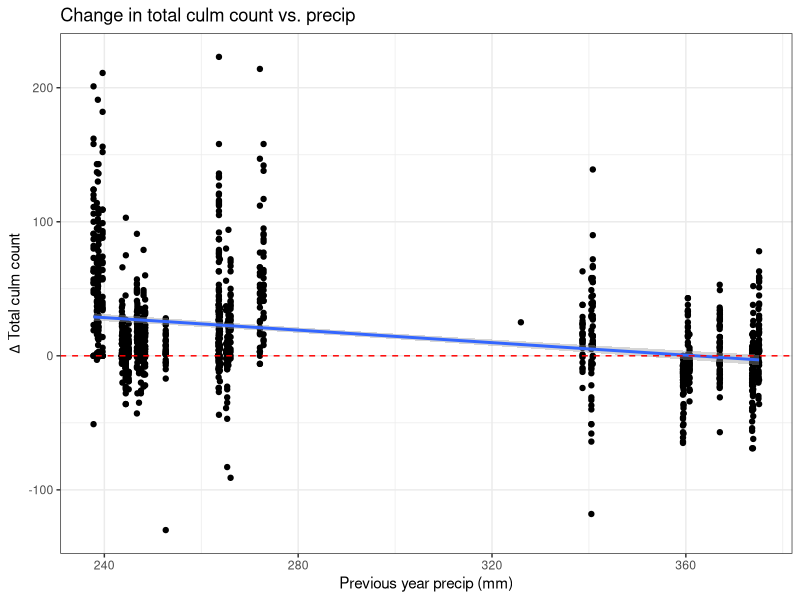
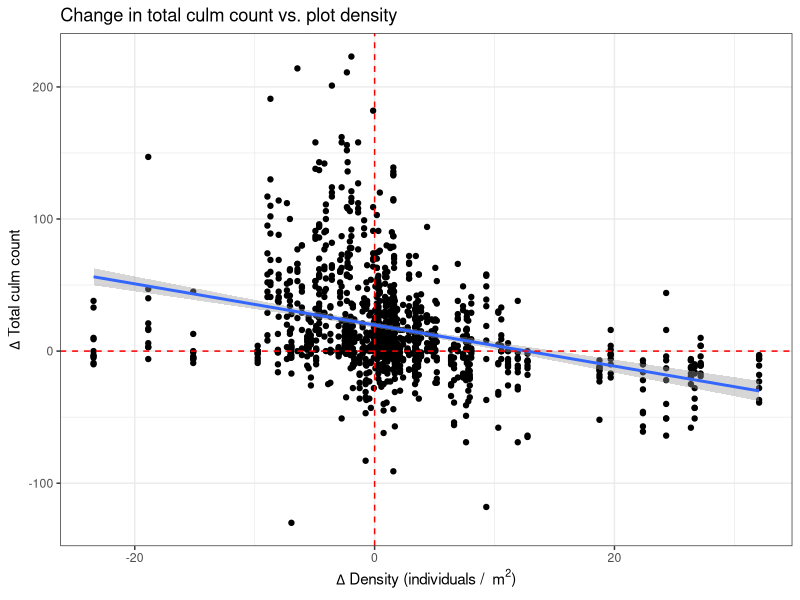
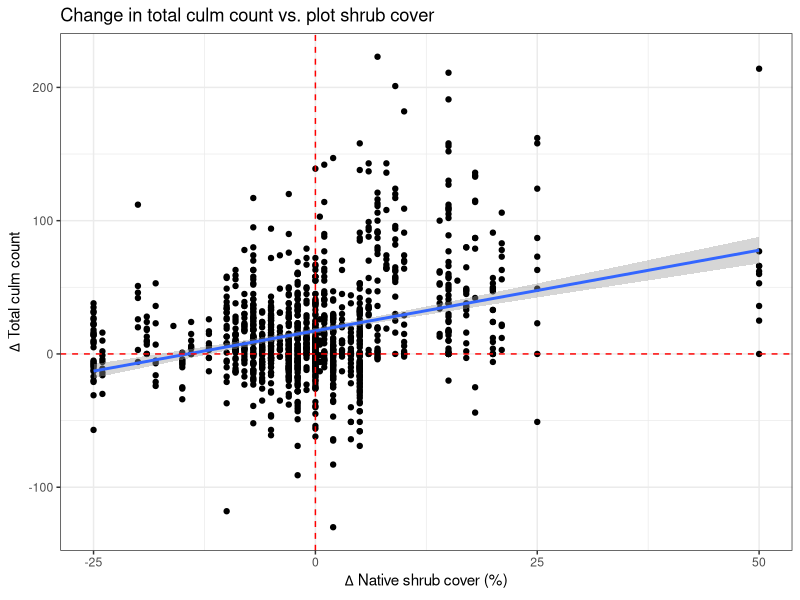
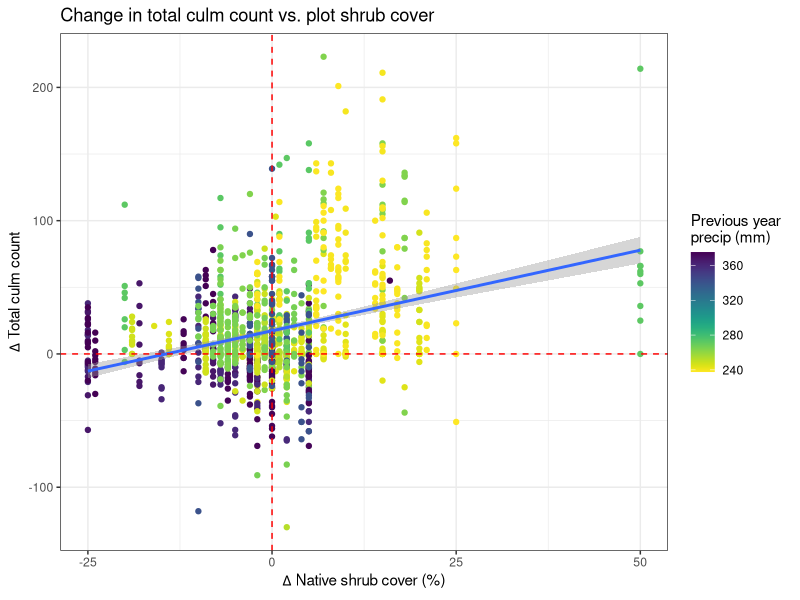
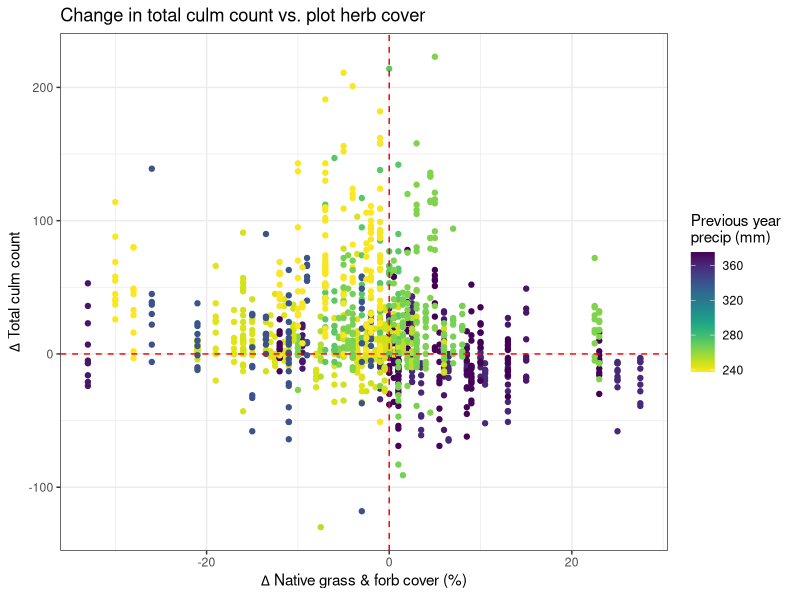
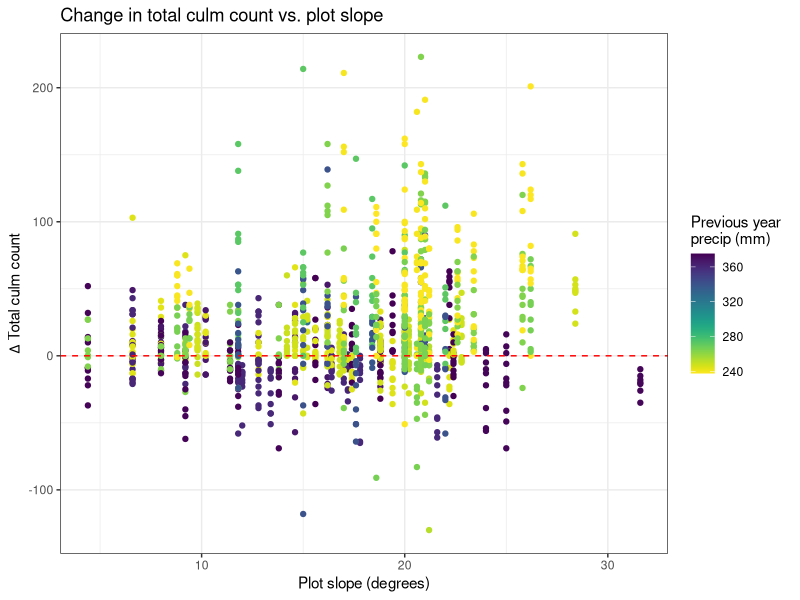
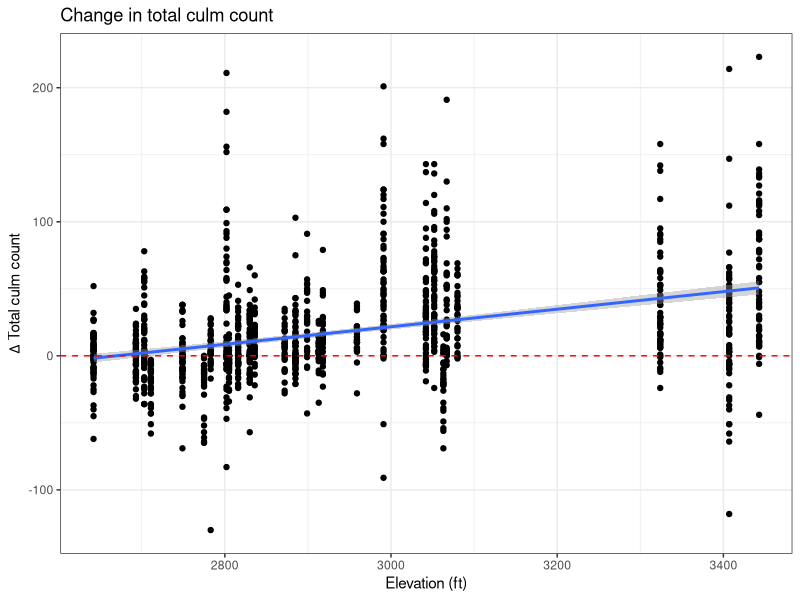
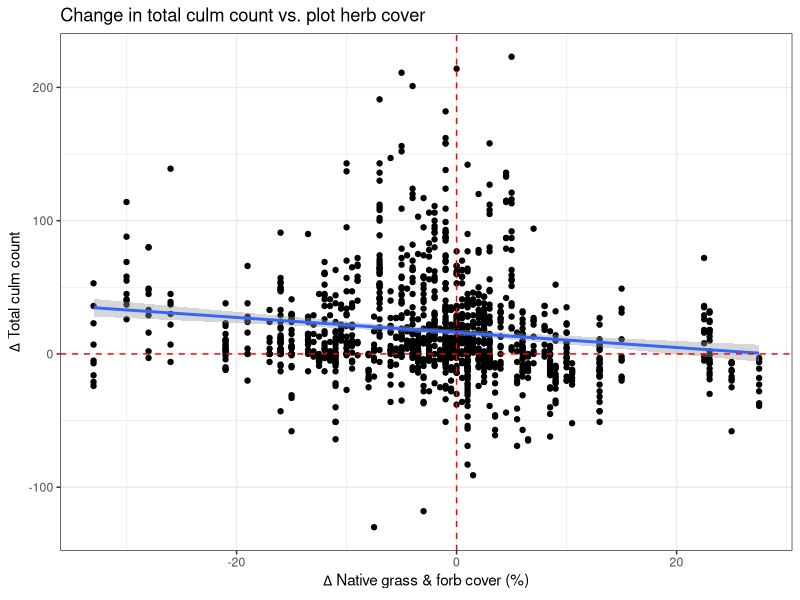

These charts were generated, in order, by the following R code: (Note: this script raises an error after producing the figures.)
# Created: 2025-04-28
# Updated: 2025-04-28

# Purpose: Visualize relationships relevant to linear models (from 06.2.R).

library(tidyverse)
library(scales)
library(viridis)

# Load data ---------------------------------------------------------------

dat <- read_csv("data/cleaned/04_demography-data_clean.csv")
culm.change.raw <- read_csv("data/cleaned/04_change-in-culm-density-cover_clean.csv")


# Data wrangling ----------------------------------------------------------

# Remove flat obs
culm.change <- culm.change.raw %>% 
  filter(Aspect != "flat")


# Separate out plot-level data and remove flat
dat.plot <- dat %>% 
  select(-Plant_ID, -Vegetative_culms, -Reproductive_culms, -Total_Live_Culms, -Longestleaflength_cm) %>% 
  distinct(.keep_all = TRUE) %>% 
  filter(Aspect != "flat")

plot.change <- culm.change %>% 
  select(-Plant_ID, -Vegetative_culms, -Reproductive_culms, -Total_Live_Culms, -Longestleaflength_cm,
         -Change_Reproductive_culms, -Change_Total_Live_Culms) %>% 
  distinct(.keep_all = TRUE) %>% 
  filter(Aspect != "flat")


# Aspects at each site ----------------------------------------------------

dat %>% 
  filter(Site == "ApachePeak") %>% 
  count(Aspect) # E, S, W, flat
dat %>% 
  filter(Site == "KinneyHill") %>% 
  count(Aspect) # E, S, SW, W
dat %>% 
  filter(Site == "LomaVerde") %>% 
  count(Aspect) # S, SW, W
dat %>% 
  filter(Site == "TumamocHill") %>% 
  count(Aspect) # E, N, S, W



# Precip ------------------------------------------------------------------

# 30-year averages by site
dat.plot %>% 
  select(Site, Transect, MAP) %>% 
  distinct(.keep_all = TRUE) %>% 
  print(n = 27)

map.avg <- dat.plot %>% 
  select(Site, Transect, MAP) %>% 
  distinct(.keep_all = TRUE) %>% 
  group_by(Site) %>% 
  summarise(MAP_avg = mean(MAP))
map.avg



# Change in total culms ---------------------------------------------------

## Total change: Significant ----------------------------------------------

# Total change: Linear regression by Prev_year_precip
total.change.precip.lm <- culm.change %>% 
  ggplot(aes(x = Prev_year_precip, y = Change_Total_Live_Culms)) +
  geom_point() +
  geom_smooth(method = "lm") +
  theme_bw() +
  xlab("Previous year precip (mm)") +
  ggtitle("Change in total culm count vs. precip") +
  labs(y = expression(Delta ~ "Total culm count")) +
  geom_hline(yintercept = 0,
             linetype = "dashed",
             color = "red")  
total.change.precip.lm

# Total change: linear regression by buffelgrass density (change)
total.change.bgden.lm <- culm.change %>% 
  ggplot(aes(x = Change_BGDensity, y = Change_Total_Live_Culms)) +
  geom_point() +
  geom_smooth(method = "lm") +
  theme_bw() +
  geom_hline(yintercept = 0,
             linetype = "dashed",
             color = "red") +
  geom_vline(xintercept = 0,
             linetype = "dashed",
             color = "red") +
  labs(y = expression(Delta ~ "Total culm count"),
       x = expression(Delta ~ paste("Density (individuals /  ", m^2, ")")),
       title = "Change in total culm count vs. plot density")
total.change.bgden.lm

# Total change: linear regression by shrub cover (change)
total.change.shrub.lm <- culm.change %>% 
  ggplot(aes(x = Change_ShrubCover, y = Change_Total_Live_Culms)) +
  geom_point() +
  geom_smooth(method = "lm") +
  theme_bw() +
  geom_hline(yintercept = 0,
             linetype = "dashed",
             color = "red") +
  geom_vline(xintercept = 0,
             linetype = "dashed",
             color = "red") +
  labs(y = expression(Delta ~ "Total culm count"),
       x = expression(Delta ~ "Native shrub cover (%)"),
       title = "Change in total culm count vs. plot shrub cover")
total.change.shrub.lm

# Total change: linear regression by shrub cover (change) and Prev_year_precip
total.change.shrub.prevprecip.lm <- culm.change %>% 
  ggplot(aes(x = Change_ShrubCover, y = Change_Total_Live_Culms)) +
  geom_point(aes(color = Prev_year_precip)) +
  geom_smooth(method = "lm") +
  theme_bw() +
  scale_color_viridis(option = "viridis", direction = -1,
                      name = "Previous year \nprecip (mm)") +
  geom_hline(yintercept = 0,
             linetype = "dashed",
             color = "red") +
  geom_vline(xintercept = 0,
             linetype = "dashed",
             color = "red") +
  labs(y = expression(Delta ~ "Total culm count"),
       x = expression(Delta ~ "Native shrub cover (%)"),
       title = "Change in total culm count vs. plot shrub cover")
total.change.shrub.prevprecip.lm

# Total change: scatterplot by herb cover (change) and Prev_year_precip
total.change.herb.prevprecip <- culm.change %>% 
  ggplot(aes(x = Change_HerbCover, y = Change_Total_Live_Culms)) +
  geom_point(aes(color = Prev_year_precip)) +
  theme_bw() +
  scale_color_viridis(option = "viridis", direction = -1,
                      name = "Previous year \nprecip (mm)") +
  geom_hline(yintercept = 0,
             linetype = "dashed",
             color = "red") +
  geom_vline(xintercept = 0,
             linetype = "dashed",
             color = "red") +
  labs(y = expression(Delta ~ "Total culm count"),
       x = expression(Delta ~ "Native grass & forb cover (%)"),
       title = "Change in total culm count vs. plot herb cover")
total.change.herb.prevprecip

# Total change: scatterplot PlotSlope and Prev_year_precip
total.change.plotslope.prevprecip <- culm.change %>% 
  ggplot(aes(x = PlotSlope, y = Change_Total_Live_Culms, color = Prev_year_precip)) +
  geom_point() +
  theme_bw() +
  scale_color_viridis(option = "viridis", direction = -1,
                      name = "Previous year \nprecip (mm)") +
  geom_hline(yintercept = 0,
             linetype = "dashed",
             color = "red") +
  labs(y = expression(Delta ~ "Total culm count"),
       x = "Plot slope (degrees)",
       title = "Change in total culm count vs. plot slope") 
total.change.plotslope.prevprecip

# Total change: Linear regression by Elevation
total.change.all.elev.lm <- culm.change %>% 
  ggplot(aes(x = Elevation_ft, y = Change_Total_Live_Culms)) +
  geom_point() +
  geom_smooth(method = "lm") +
  theme_bw() +
  xlab("Elevation (ft)") +
  ggtitle("Change in total culm count") +
  labs(y = expression(Delta ~ "Total culm count")) +
  geom_hline(yintercept = 0,
             linetype = "dashed",
             color = "red")  
total.change.all.elev.lm


## Total change: Not significant ------------------------------------------

# Total change: linear regression by herb cover (change)
total.change.herb.lm <- culm.change %>% 
  ggplot(aes(x = Change_HerbCover, y = Change_Total_Live_Culms)) +
  geom_point() +
  geom_smooth(method = "lm") +
  theme_bw() +
  geom_hline(yintercept = 0,
             linetype = "dashed",
             color = "red") +
  geom_vline(xintercept = 0,
             linetype = "dashed",
             color = "red") +
  labs(y = expression(Delta ~ "Total culm count"),
       x = expression(Delta ~ "Native grass & forb cover (%)"),
       title = "Change in total culm count vs. plot herb cover")
total.change.herb.lm

# Total change: linear regression by herb cover (change) and previous year precipitation
total.change.herb.prevprecip.lm <- culm.change %>% 
  ggplot(aes(x = Change_HerbCover, y = Change_Total_Live_Culms)) +
  geom_point(aes(color = Prev_year_precip)) +
  geom_smooth(method = "lm") +
  theme_bw() +
  scale_color_viridis(option = "viridis", direction = -1,
                      name = "Previous year \nprecip (mm)") +
  geom_hline(yintercept = 0,
             linetype = "dashed",
             color = "red") +
  geom_vline(xintercept = 0,
             linetype = "dashed",
             color = "red") +
  labs(y = expression(Delta ~ "Total culm count"),
       x = expression(Delta ~ "Native grass & forb cover (%)"),
       title = "Change in total culm count vs. plot herb cover")
total.change.herb.prevprecip.lm

# Total change: scatterplot buffelgrass density (change) and Prev_year_precip
total.change.bgden.prevprecip <- culm.change %>% 
  ggplot(aes(x = Change_BGDensity, y = Change_Total_Live_Culms, color = Prev_year_precip)) +
  geom_point() +
  theme_bw() +
  scale_color_viridis(option = "viridis", direction = -1,
                      name = "Previous year \nprecip (mm)") +
  geom_hline(yintercept = 0,
             linetype = "dashed",
             color = "red") +
  geom_vline(xintercept = 0,
             linetype = "dashed",
             color = "red") +
  labs(y = expression(Delta ~ "Total culm count"),
       x = expression(Delta ~ paste("Density (individuals /  ", m^2, ")")),
       title = "Change in total culm count vs. plot density") 
total.change.bgden.prevprecip

# Total change: linear regression buffelgrass density (change) and Prev_year_precip
total.change.bgden.prevprecip.lm <- culm.change %>% 
  ggplot(aes(x = Change_BGDensity, y = Change_Total_Live_Culms)) +
  geom_point(aes(color = Prev_year_precip)) +
  geom_smooth(method = "lm") +
  theme_bw() +
  scale_color_viridis(option = "viridis", direction = -1,
                      name = "Previous year \nprecip (mm)") +
  geom_hline(yintercept = 0,
             linetype = "dashed",
             color = "red") +
  geom_vline(xintercept = 0,
             linetype = "dashed",
             color = "red") +
  labs(y = expression(Delta ~ "Total culm count"),
       x = expression(Delta ~ paste("Density (individuals /  ", m^2, ")")),
       title = "Change in total culm count vs. plot density") 
total.change.bgden.prevprecip.lm



# Change in reproductive culms --------------------------------------------

## Repro change: Significant ----------------------------------------------

# Repro change: linear regression by buffelgrass density (change)
repro.change.bgden.lm <- culm.change %>% 
  ggplot(aes(x = Change_BGDensity, y = Change_Reproductive_culms)) +
  geom_point() +
  geom_smooth(method = "lm") +
  theme_bw() +
  geom_hline(yintercept = 0,
             linetype = "dashed",
             color = "red") +
  geom_vline(xintercept = 0,
             linetype = "dashed",
             color = "red") +
  labs(y = expression(Delta ~ "Reproductive culm count"),
       x = expression(Delta ~ paste("Density (individuals /  ", m^2, ")")),
       title = "Change in reproductive culm count vs. plot density")
repro.change.bgden.lm

# Repro change: linear regression by shrub cover (change)
repro.change.shrub.lm <- culm.change %>% 
  ggplot(aes(x = Change_ShrubCover, y = Change_Reproductive_culms)) +
  geom_point() +
  geom_smooth(method = "lm") +
  theme_bw() +
  geom_hline(yintercept = 0,
             linetype = "dashed",
             color = "red") +
  geom_vline(xintercept = 0,
             linetype = "dashed",
             color = "red") +
  labs(y = expression(Delta ~ "Reproductive culm count"),
       x = expression(Delta ~ "Native shrub cover (%)"),
       title = "Change in reproductive culm count vs. plot shrub cover")
repro.change.shrub.lm

# Repro change: linear regression by herb cover (change)
repro.change.herb.lm <- culm.change %>% 
  ggplot(aes(x = Change_HerbCover, y = Change_Reproductive_culms)) +
  geom_point() +
  geom_smooth(method = "lm") +
  theme_bw() +
  geom_hline(yintercept = 0,
             linetype = "dashed",
             color = "red") +
  geom_vline(xintercept = 0,
             linetype = "dashed",
             color = "red") +
  labs(y = expression(Delta ~ "Reproductive culm count"),
       x = expression(Delta ~ "Native grass and forb cover (%)"),
       title = "Change in reproductive culm count vs. plot herb cover")
repro.change.herb.lm

# Repro change: scatterplot buffelgrass density (change) and Prev_year_precip
repro.change.bgden.prevprecip <- culm.change %>% 
  ggplot(aes(x = Change_BGDensity, y = Change_Reproductive_culms, color = Prev_year_precip)) +
  geom_point() +
  theme_bw() +
  scale_color_viridis(option = "viridis", direction = -1,
                      name = "Previous year \nprecip (mm)") +
  geom_hline(yintercept = 0,
             linetype = "dashed",
             color = "red") +
  geom_vline(xintercept = 0,
             linetype = "dashed",
             color = "red") +
  labs(y = expression(Delta ~ "Reproductive culm count"),
       x = expression(Delta ~ paste("Density (individuals /  ", m^2, ")")),
       title = "Change in reproductive culm count vs. plot density") 
repro.change.bgden.prevprecip

# Repro change: Aspect, all conditions (boxplot)
repro.change.all.aspect <- culm.change %>% 
  ggplot(aes(x = Aspect, y = Change_Reproductive_culms)) +
  geom_boxplot() +
  geom_jitter(alpha = 0.3) +
  theme_bw() +
  labs(title = "Change in reproductive culm count by aspect",
       y = expression(Delta ~ "Reproductive culm count"),
       x = NULL) +
  geom_hline(yintercept = 0,
             linetype = "dashed",
             color = "red") +
  theme(axis.text.x = element_text(color = "black"))
repro.change.all.aspect


## Repro change: Not significant ------------------------------------------

# Repro change: Linear regression by Prev_year_precip
repro.change.precip.lm <- culm.change %>% 
  ggplot(aes(x = Prev_year_precip, y = Change_Reproductive_culms)) +
  geom_point() +
  geom_smooth(method = "lm") +
  theme_bw() +
  xlab("Previous year precip (mm)") +
  ggtitle("Change in reproductive culm count vs. precip") +
  labs(y = expression(Delta ~ "Reproductive culm count")) +
  geom_hline(yintercept = 0,
             linetype = "dashed",
             color = "red")  
repro.change.precip.lm

# Repro change: linear regression by shrub cover (change) and Prev_year_precip
repro.change.shrub.prevprecip.lm <- culm.change %>% 
  ggplot(aes(x = Change_ShrubCover, y = Change_Reproductive_culms)) +
  geom_point(aes(color = Prev_year_precip)) +
  geom_smooth(method = "lm") +
  theme_bw() +
  scale_color_viridis(option = "viridis", direction = -1,
                      name = "Previous year \nprecip (mm)") +
  geom_hline(yintercept = 0,
             linetype = "dashed",
             color = "red") +
  geom_vline(xintercept = 0,
             linetype = "dashed",
             color = "red") +
  labs(y = expression(Delta ~ "Reproductive culm count"),
       x = expression(Delta ~ "Native shrub cover (%)"),
       title = "Change in reproductive culm count vs. plot shrub cover")
repro.change.shrub.prevprecip.lm

# Repro change: linear regression by herb cover (change) and Prev_year_precip
repro.change.herb.prevprecip.lm <- culm.change %>% 
  ggplot(aes(x = Change_HerbCover, y = Change_Reproductive_culms)) +
  geom_point(aes(color = Prev_year_precip)) +
  geom_smooth(method = "lm") +
  theme_bw() +
  scale_color_viridis(option = "viridis", direction = -1,
                      name = "Previous year \nprecip (mm)") +
  geom_hline(yintercept = 0,
             linetype = "dashed",
             color = "red") +
  geom_vline(xintercept = 0,
             linetype = "dashed",
             color = "red") +
  labs(y = expression(Delta ~ "Reproductive culm count"),
       x = expression(Delta ~ "Native grass and forb cover (%)"),
       title = "Change in reproductive culm count vs. plot herb cover")
repro.change.herb.prevprecip.lm

# Repro change: linear regression buffelgrass density (change) and Prev_year_precip
repro.change.bgden.prevprecip.lm <- culm.change %>% 
  ggplot(aes(x = Change_BGDensity, y = Change_Reproductive_culms)) +
  geom_point(aes( color = Prev_year_precip)) +
  geom_smooth(method = "lm") +
  theme_bw() +
  scale_color_viridis(option = "viridis", direction = -1,
                      name = "Previous year \nprecip (mm)") +
  geom_hline(yintercept = 0,
             linetype = "dashed",
             color = "red") +
  geom_vline(xintercept = 0,
             linetype = "dashed",
             color = "red") +
  labs(y = expression(Delta ~ "Reproductive culm count"),
       x = expression(Delta ~ paste("Density (individuals /  ", m^2, ")")),
       title = "Change in reproductive culm count vs. plot density") 
repro.change.bgden.prevprecip.lm

# Repro change: scatterplot PlotSlope and Prev_year_precip
repro.change.plotslope.prevprecip <- culm.change %>% 
  ggplot(aes(x = PlotSlope, y = Change_Reproductive_culms, color = Prev_year_precip)) +
  geom_point() +
  theme_bw() +
  scale_color_viridis(option = "viridis", direction = -1,
                      name = "Previous year \nprecip (mm)") +
  geom_hline(yintercept = 0,
             linetype = "dashed",
             color = "red") +
  labs(y = expression(Delta ~ "Reproductive culm count"),
       x = "Plot slope (degrees)",
       title = "Change in reproductive culm count vs. plot slope") 
repro.change.plotslope.prevprecip



# Change in buffelgrass density -------------------------------------------

## BG density change: Significant -----------------------------------------

# BG density change: linear regression by Prev_year_precip
bgden.change.precip.lm <- plot.change %>% 
  ggplot(aes(x = Prev_year_precip, y = Change_BGDensity)) +
  geom_point() +
  geom_smooth(method = "lm") +
  theme_bw() +
  geom_hline(yintercept = 0,
             linetype = "dashed",
             color = "red") +
  labs(x = "Previous year precip (mm)",
       y = expression(paste(Delta ~ "Density (individuals /  ", m^2, ")")),
       title = "Change in buffelgrass density vs. precip")
bgden.change.precip.lm

# BG density change: linear regression by shrub cover (change)
bgden.change.shrub.lm <- plot.change %>% 
  ggplot(aes(x = Change_ShrubCover, y = Change_BGDensity)) +
  geom_point() +
  geom_smooth(method = "lm") +
  theme_bw() +
  geom_hline(yintercept = 0,
             linetype = "dashed",
             color = "red") +
  geom_vline(xintercept = 0,
             linetype = "dashed",
             color = "red") +
  labs(y = expression(paste(Delta ~ "Buffelgrass density (individuals /  ", m^2, ")")),
       x = expression(Delta ~ "Native shrub cover (%)"),
       title = "Change in buffelgrass density vs. shrub cover change")
bgden.change.shrub.lm

# BG density change: linear regression by shrub cover (change) and Prev_year_precip
bgden.change.shrub.prevprecip.lm <- plot.change %>% 
  ggplot(aes(x = Change_ShrubCover, y = Change_BGDensity)) +
  geom_point(aes(color = Prev_year_precip)) +
  geom_smooth(method = "lm") +
  scale_color_viridis(option = "viridis", direction = -1,
                      name = "Previous year \nprecip (mm)") +
  theme_bw() +
  geom_hline(yintercept = 0,
             linetype = "dashed",
             color = "red") +
  geom_vline(xintercept = 0,
             linetype = "dashed",
             color = "red") +
  labs(y = expression(paste(Delta ~ "Buffelgrass density (individuals /  ", m^2, ")")),
       x = expression(Delta ~ "Native shrub cover (%)"),
       title = "Change in buffelgrass density vs. shrub cover change")
bgden.change.shrub.prevprecip.lm

# BG density change: Aspect, all conditions (boxplot)
bgden.change.aspect <- plot.change %>% 
  filter(Aspect != "flat") %>% 
  ggplot(aes(x = Aspect, y = Change_BGDensity)) +
  geom_boxplot() +
  geom_jitter(alpha = 0.3) +
  theme_bw() +
  labs(title = "Change in buffelgrass density by aspect",
       y = expression(paste(Delta ~ "Density (individuals /  ", m^2, ")")),
       x = NULL) +
  geom_hline(yintercept = 0,
             linetype = "dashed",
             color = "red") +
  theme(axis.text.x = element_text(color = "black"))
bgden.change.aspect


## BG density change: Not significant -------------------------------------


# Change in buffelgrass cover ---------------------------------------------

## BG cover change: Significant -------------------------------------------


## BG cover change: Not significant ---------------------------------------




# Other precip ------------------------------------------------------------



# Survival ----------------------------------------------------------------



# Other random ------------------------------------------------------------

# Repro change: linear regression with buffelgrass cover (change)
culm.change %>% 
  ggplot(aes(x = Change_BGCover, y = Change_Reproductive_culms)) +
  geom_point() +
  geom_smooth(method = "lm") +
  theme_bw() +
  geom_hline(yintercept = 0,
             linetype = "dashed",
             color = "red") +
  geom_vline(xintercept = 0,
             linetype = "dashed",
             color = "red") 


save.image("RData/05.1_draft-figs-for-lm-3.0.RData")
